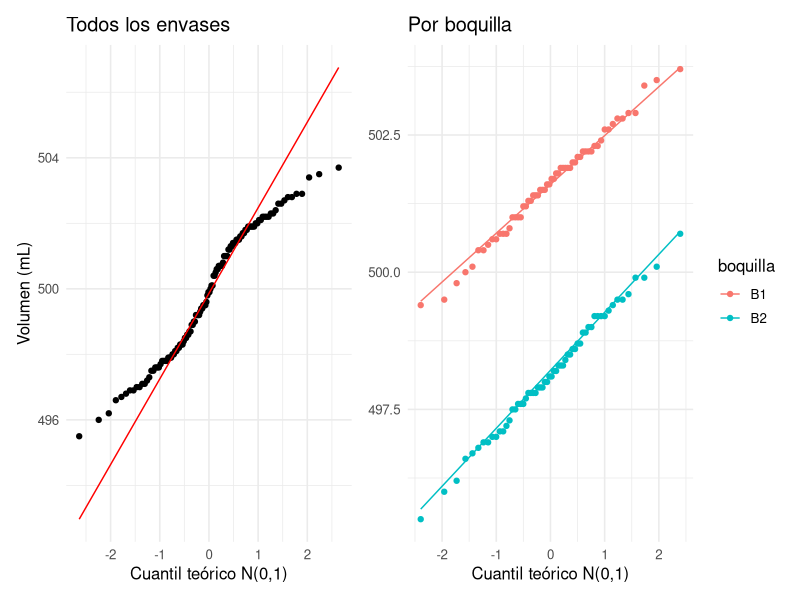
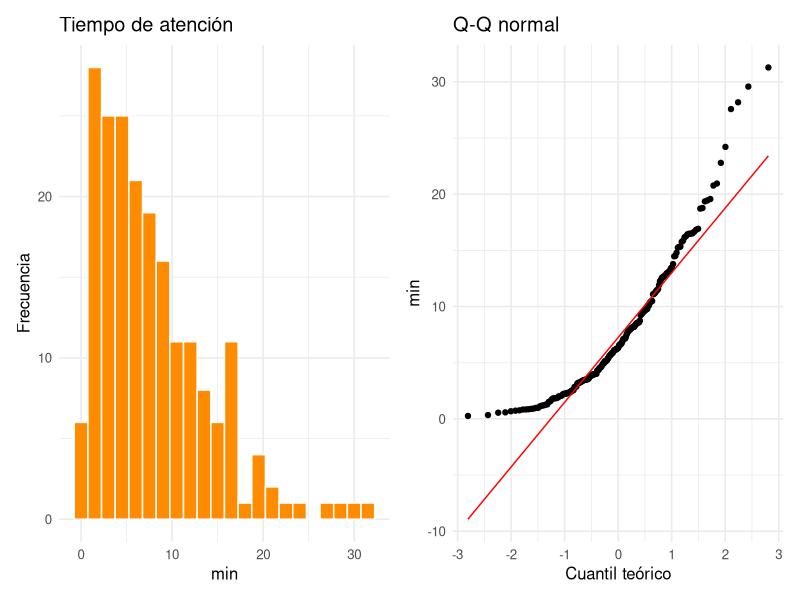
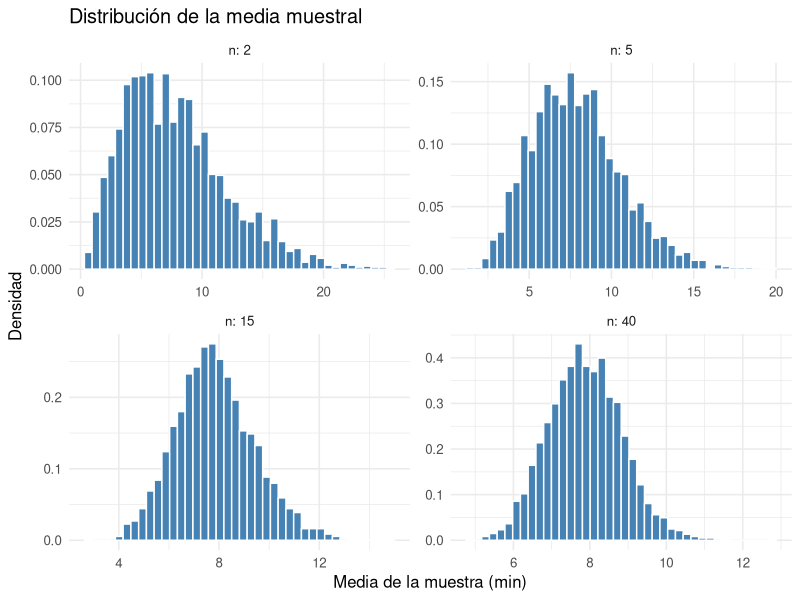

Write R code to recreate these figures, in order.
## ---- chunk 1
knitr::opts_chunk$set(echo = TRUE, message = FALSE, warning = FALSE,
                      fig.width = 7, fig.height = 4)
## ---- chunk 2
library(tidyverse)
library(knitr)
library(nortest)
library(patchwork)
theme_set(theme_minimal(base_size = 12))
set.seed(2026)
## ---- chunk 3
llenado <- read_csv("../datos/llenado-envases.csv")
## ---- chunk 4
q_todos <- ggplot(llenado, aes(sample = volumen_ml)) +
  geom_qq() + geom_qq_line(colour = "red") +
  labs(title = "Todos los envases", x = "Cuantil teórico N(0,1)", y = "Volumen (mL)")
q_boq <- ggplot(llenado, aes(sample = volumen_ml, colour = boquilla)) +
  geom_qq() + geom_qq_line() +
  labs(title = "Por boquilla", x = "Cuantil teórico N(0,1)", y = NULL)
q_todos + q_boq
## ---- chunk 5
pruebas <- function(y) c(SW_p = shapiro.test(y)$p.value, AD_p = ad.test(y)$p.value)
bind_rows(
  tibble(grupo = "Todos", !!!pruebas(llenado$volumen_ml)),
  llenado |> group_by(grupo = boquilla) |> summarise(as_tibble_row(pruebas(volumen_ml)))
) |> kable(digits = 4, caption = "Valores p de las pruebas de normalidad")
## ---- chunk 6
atencion <- read_csv("../datos/tiempo-atencion.csv")
atencion |>
  group_by(canal) |>
  summarise(n = n(), media = mean(tiempo_min), mediana = median(tiempo_min),
            s = sd(tiempo_min)) |>
  kable(digits = 2)
## ---- chunk 7
h <- ggplot(atencion, aes(tiempo_min)) +
  geom_histogram(binwidth = 1.5, fill = "darkorange", colour = "white") +
  labs(title = "Tiempo de atención", x = "min", y = "Frecuencia")
q <- ggplot(atencion, aes(sample = tiempo_min)) + geom_qq() + geom_qq_line(colour = "red") +
  labs(title = "Q-Q normal", x = "Cuantil teórico", y = "min")
h + q
shapiro.test(atencion$tiempo_min)
## ---- chunk 8
p_obs <- mean(atencion$tiempo_min > 20)
p_normal <- 1 - pnorm(20, mean(atencion$tiempo_min), sd(atencion$tiempo_min))
c(observada = p_obs, modelo_normal = p_normal) |> round(4)
## ---- chunk 9
poblacion <- atencion$tiempo_min
medias <- map_dfr(c(2, 5, 15, 40), function(n) {
  tibble(n = n, media = replicate(3000, mean(sample(poblacion, n, replace = TRUE))))
})
ggplot(medias, aes(media)) +
  geom_histogram(aes(y = after_stat(density)), bins = 40, fill = "steelblue", colour = "white") +
  facet_wrap(~ n, scales = "free", labeller = label_both) +
  labs(title = "Distribución de la media muestral", x = "Media de la muestra (min)", y = "Densidad")
## ---- chunk 10
medias |>
  group_by(n) |>
  summarise(media_de_medias = mean(media), sd_de_medias = sd(media),
            sigma_sobre_raiz_n = sd(poblacion) / sqrt(first(n)),
            shapiro_p = shapiro.test(sample(media, 500))$p.value) |>
  kable(digits = 3)
## ---- chunk 11
muestra40 <- sample(poblacion, 40)
shapiro.test(muestra40)$p.value
